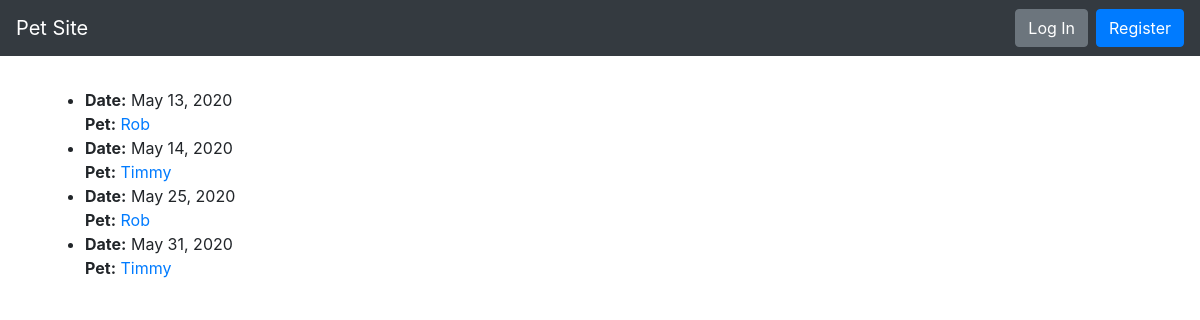
The app's page /calender/, older data.
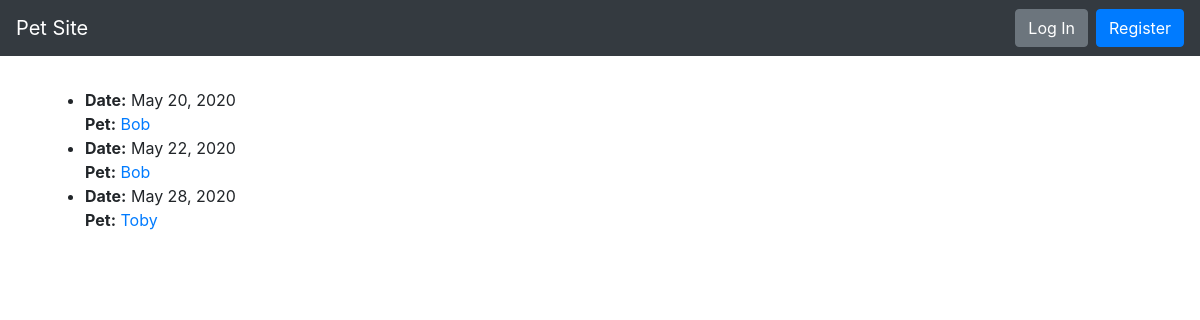
The same page, newer data.
### pets/models.py (models this page shows, shortened)
class Appointment(models.Model):
    date_of_appointment = models.DateField(default=datetime.now)
    duration_minutes = models.IntegerField()
    special_instructions = models.CharField(max_length=400)
    pet = models.ForeignKey(Pet, on_delete=models.CASCADE)

class Pet(models.Model):
    pet_name = models.CharField(max_length=200)
    species = models.CharField(max_length=200)
    breed = models.CharField(max_length=200)
    weight_in_pounds = models.DecimalField(max_digits=5, decimal_places=2)
    owner = models.ForeignKey(User, on_delete=models.CASCADE)
    def __str__(self):
        return self.pet_name

### pets/views.py (the view)
# urls.py: path('calender/', CalenderListView.as_view(), name='calender-list-page'),
class CalenderListView(ListView):
    model = Appointment
    def get(self, req):
        appointments = self.get_queryset().all()
        return render(req, 'calender/calender_list.html', {
            'appointments': appointments.filter(
                date_of_appointment__gte=timezone.now()
            ).order_by('date_of_appointment', 'date_of_appointment')
        })

### pets/templates/calender/calender_list.html (shortened to what this page needs)
{% extends "base.html" %}
{% block content %}
<ul style="margin-top: 25px">
    {% for appointment in appointments %}
    <li>
        <strong>Date:</strong>
        {{appointment.date_of_appointment}}
        <br />
        <span>
        <strong>Pet:</strong>
        <a href="{% url 'pet-detail-page' appointment.pet.id %}">{{appointment.pet}}</a>
    </li>
    {% endfor %}
</ul>
{% endblock %}

### templates/base.html (shortened to what this page needs)
<!doctype html>
<html lang="en">
  <head>
    <link rel="stylesheet" href="https://stackpath.bootstrapcdn.com/bootstrap/4.3.1/css/bootstrap.min.css"
>
  </head>
  <body>
    <nav class="navbar navbar-expand-md navbar-dark bg-dark">
      <a class="navbar-brand" href="/">Pet Site</a>
      <form class="form-inline ml-auto">
      {% if request.user.is_authenticated %}
        <div class="text-white">Hello, <strong>{{request.user.username}}</strong>!</div>
        <a href="{% url 'pets-list-page' %}" class="btn btn-secondary ml-2">Pets</a>
        <a href="{% url 'calender-list-page' %}" class="btn btn-primary ml-2">Calender</a>
        <a href="{% url 'logout' %}" class="btn btn-danger ml-2">Log Out</a>
      {% else %}
        <a href="{% url 'login' %}" class="btn btn-secondary ml-2">Log In</a>
        <a href="{% url 'register' %}" class="btn btn-primary ml-2">Register</a>
      {% endif %}
      </form>
    </nav>
    <main role="main" class="container" style="margin-top: 4vh;">
      {% block content %}{% endblock %}
    </main>
  </body>

Row changes from the older to the newer data that the page shows:
removed Appointment: date_of_appointment "May 13, 2020", pet "Rob"
removed Appointment: date_of_appointment "May 14, 2020", pet "Timmy"
removed Appointment: date_of_appointment "May 25, 2020", pet "Rob"
removed Appointment: date_of_appointment "May 31, 2020", pet "Timmy"
added Appointment: date_of_appointment "May 20, 2020", pet "Bob"
added Appointment: date_of_appointment "May 22, 2020", pet "Bob"
added Appointment: date_of_appointment "May 28, 2020", pet "Toby"
